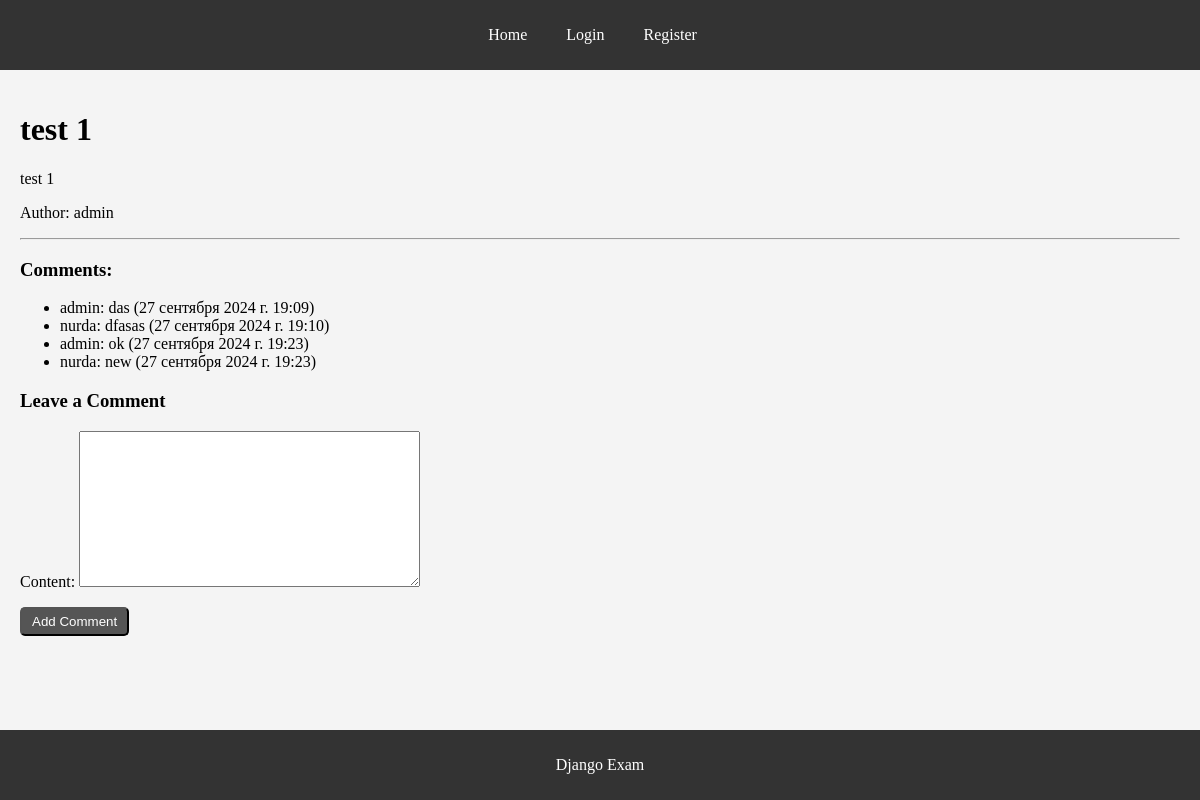
The app's page /post/2/ with its own data.
### app/models.py (models this page shows, shortened)
class Post(models.Model):
    author = models.ForeignKey(User, on_delete=models.CASCADE, related_name='posts')
    title = models.CharField(max_length=255)
    content = models.TextField()
    created_at = models.DateTimeField(default=timezone.now)

class Comment(models.Model):
    post = models.ForeignKey(Post, on_delete=models.CASCADE, related_name='comments')
    author = models.ForeignKey(User, on_delete=models.CASCADE)
    content = models.TextField()
    parent = models.ForeignKey('self', null=True, blank=True, related_name='replies', on_delete=models.CASCADE)
    created_at = models.DateTimeField(default=timezone.now)

### app/views.py (the view)
# urls.py: path('post/<int:post_id>/', views.post_detail, name='post_detail'),
def post_detail(request, post_id):
    post = get_object_or_404(Post, id=post_id)
    comments = post.comments.filter(parent=None)
    if request.method == 'POST':
        form = CommentForm(request.POST)
        if form.is_valid():
            comment = form.save(commit=False)
            comment.author = request.user
            comment.post = post
            comment.save()
            if comment.post.author != request.user:
                Notification.objects.create(user=comment.post.author, comment=comment)
            return redirect('app:post_detail', post_id=post.id)
    else:
        form = CommentForm()
    return render(request, 'app/post_detail.html', {'post': post, 'comments': comments, 'form': form})

### app/forms.py
class CommentForm(forms.ModelForm):
    class Meta:
        model = Comment
        fields = ['content']

### templates/app/post_detail.html (shortened to what this page needs)
{% extends 'base.html' %}
{% block content %}
<h1>{{ post.title }}</h1>
<p>{{ post.content }}</p>
<p>Author: {{ post.author.username }}</p>
<hr>
<h3>Comments:</h3>
<ul>
    {% for comment in comments %}
    <li>{{ comment.author }}: {{ comment.content }} ({{ comment.created_at }})</li>
    {% endfor %}
</ul>
<h3>Leave a Comment</h3>
<form method="POST">
    {{ form.as_p }}
    <button type="submit">Add Comment</button>
</form>
{% endblock %}

### static/css/styles.css (style rules this page uses)
body, html { margin: 0; padding: 0; height: 100%; display: flex; flex-direction: column; }
button { color: white; text-decoration: none; padding: 5px 10px; background-color: #555; border-radius: 5px; }

### records on screen
Post: title "test 1", content "test 1", author.username "admin"
Comment: author "admin", content "das", created_at "27 сентября 2024 г. 19:09"
Comment: author "nurda", content "dfasas", created_at "27 сентября 2024 г. 19:10"
Comment: author "admin", content "ok", created_at "27 сентября 2024 г. 19:23"
Comment: author "nurda", content "new", created_at "27 сентября 2024 г. 19:23"
